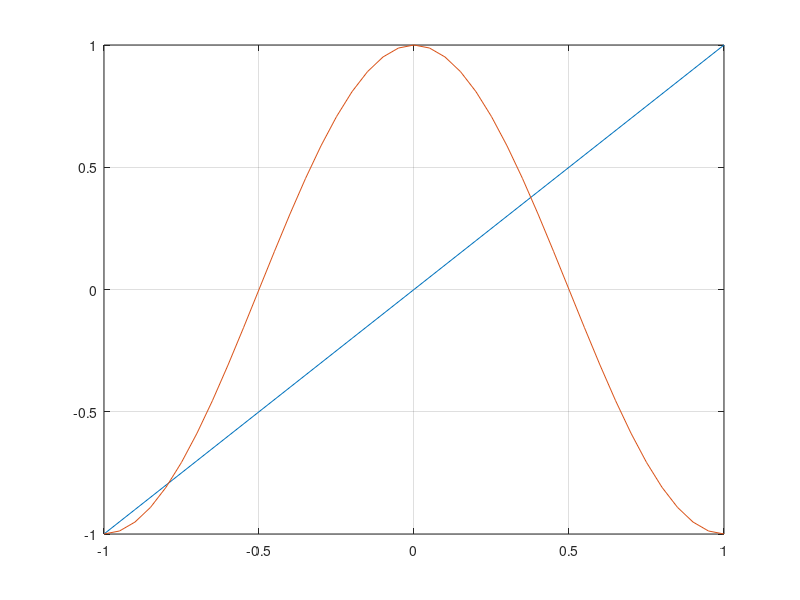

Reproduce this figure in MATLAB.
%% Lecture 4: MP2 - Plotting 1D functions
%
%% 1. Plot x(t) = t
t = [-1:0.1:1]';

mylinearfunction = t;

h1 = plot(t, mylinearfunction);

hold on;
%% 2. Plot x(t) = cos(pi*t)

t = [-1:0.05:1];
oursecondfunction = cos( pi*t );
plot(t, oursecondfunction);
grid on;
